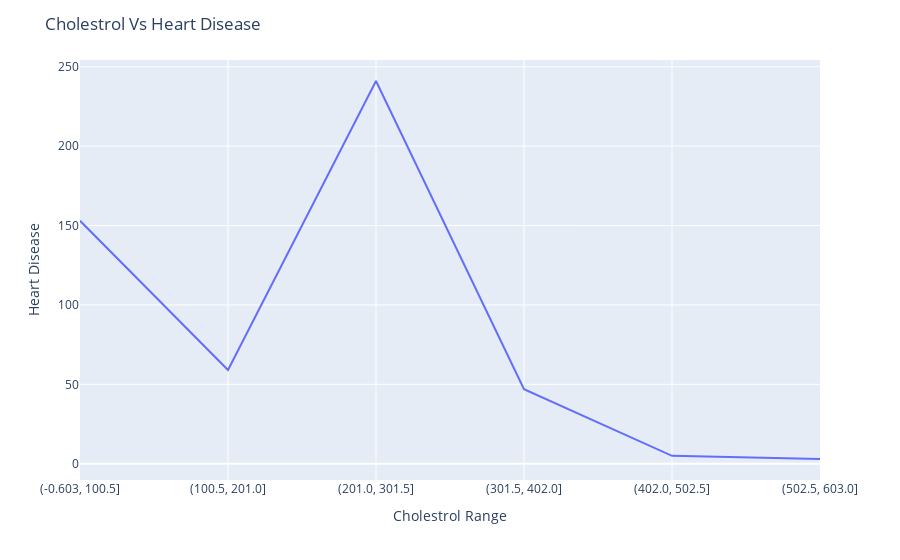

The notebook cell saved with this chart:
### Code cell
df_c = datafile.groupby('Cholesterol Group')['HeartDisease'].sum()
fig = px.line(df_c, x= df_c.index.astype(str) , y=df_c.values )
fig.update_layout(xaxis_title="Cholestrol Range", yaxis_title="Heart Disease",title = "Cholestrol Vs Heart Disease" )
fig.show()

### Figure 1 — Plotly figure (JSON) as saved in the notebook; plotly's stock layout.template omitted (floating-point values rounded to 4 significant figures)
{"data": [{"hovertemplate": "x=%{x}<br>y=%{y}<extra></extra>", "legendgroup": "", "line": {"color": "#636efa", "dash": "solid"}, "marker": {"symbol": "circle"}, "mode": "lines", "name": "", "orientation": "v", "showlegend": false, "type": "scatter", "x": ["(-0.603, 100.5]", "(100.5, 201.0]", "(201.0, 301.5]", "(301.5, 402.0]", "(402.0, 502.5]", "(502.5, 603.0]"], "xaxis": "x", "y": [153, 59, 241, 47, 5, 3], "yaxis": "y"}], "layout": {"legend": {"tracegroupgap": 0}, "margin": {"t": 60}, "title": {"text": "Cholestrol Vs Heart Disease"}, "xaxis": {"anchor": "y", "domain": [0, 1], "title": {"text": "Cholestrol Range"}}, "yaxis": {"anchor": "x", "domain": [0, 1], "title": {"text": "Heart Disease"}}}}
